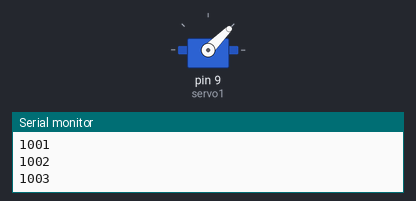
Bench run of a sketch on a simulated Arduino Uno, built with avr-gcc and run on an emulated ATmega328P. Shown: servo, the last lines printed to the serial monitor.

Above: at 3.2 s.
At 11.5 s:
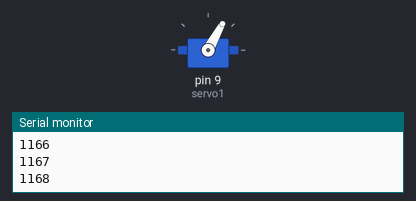
At 21.4 s:
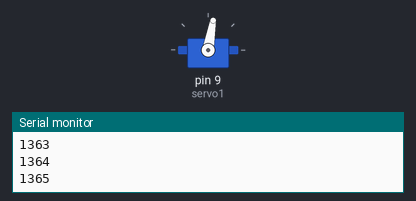
At 38.5 s:
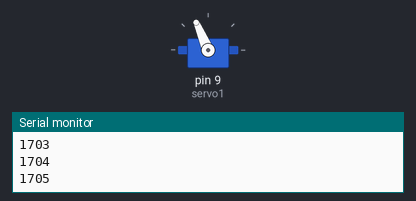
Timing chart, 0 to 40.0 s (numbered marks = the images above):
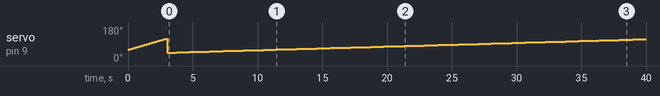

The sketch:

sketch_oct04b.ino
```cpp
#include <Servo.h>

Servo servo1;


void setup()
{

  Serial.begin(115200);

  servo1.attach(9);
}

void loop()
{

  for (int i=60; i < 120; i++){

    servo1.write(i);
    Serial.println(i);
    delay(50);
  }

  for (int i=1000; i < 2000; i++){

    servo1.writeMicroseconds(i);
    Serial.println(i);
    delay(50);
  }

}
```
